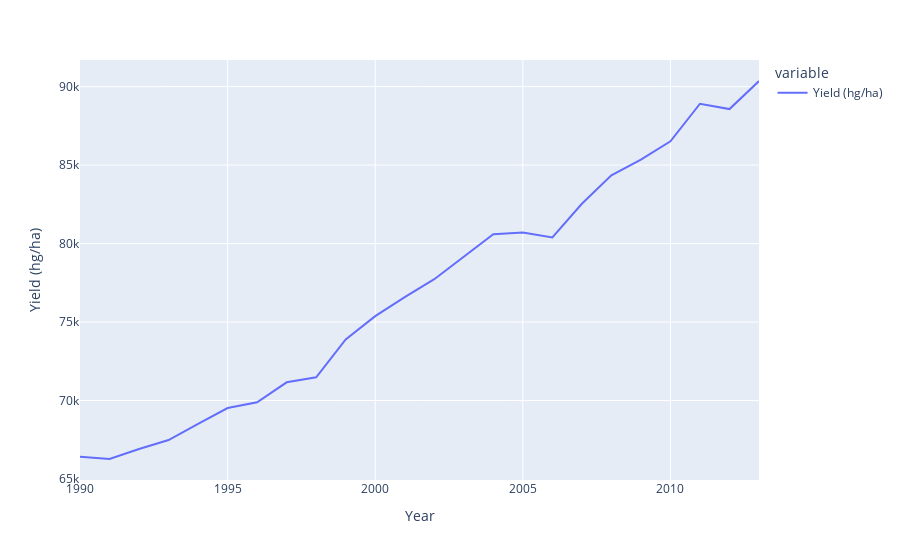
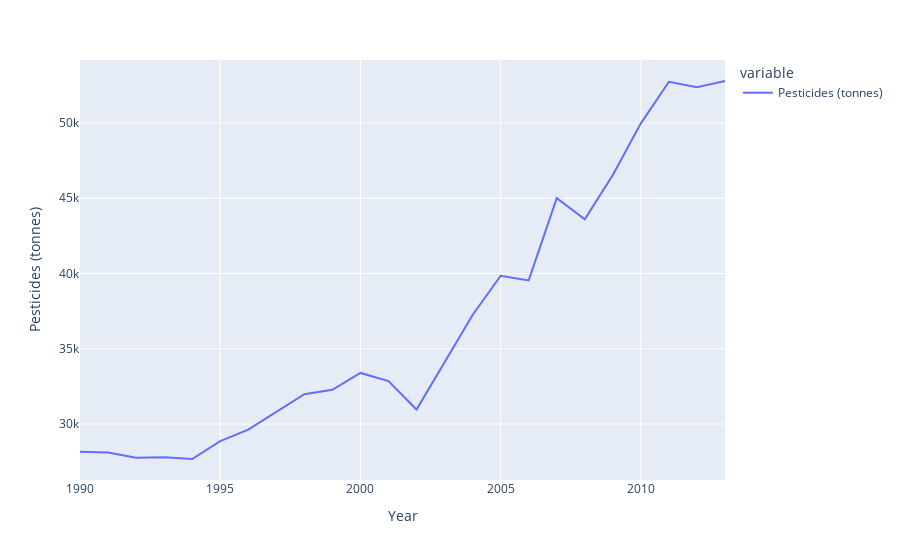
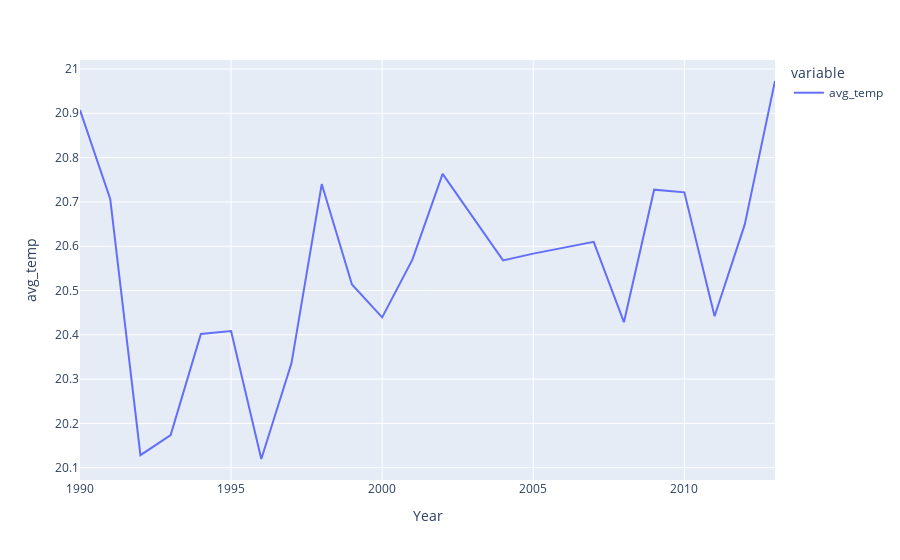

Notebook cell for these charts, in order:
### Code cell
f1.show()
f2.show()
f3.show()

### Figure 1 — Plotly figure (JSON) as saved in the notebook; plotly's stock layout.template omitted (floating-point values rounded to 4 significant figures)
{"data": [{"hovertemplate": "variable=Yield (hg/ha)<br>Year=%{x}<br>Yield (hg/ha)=%{y}<extra></extra>", "legendgroup": "Yield (hg/ha)", "line": {"color": "#636efa", "dash": "solid"}, "marker": {"symbol": "circle"}, "mode": "lines", "name": "Yield (hg/ha)", "orientation": "v", "showlegend": true, "type": "scatter", "x": [1990, 1991, 1992, 1993, 1994, 1995, 1996, 1997, 1998, 1999, 2000, 2001, 2002, 2004, 2005, 2006, 2007, 2008, 2009, 2010, 2011, 2012, 2013], "xaxis": "x", "y": [66410.0, 66270.0, 66920.0, 67480.0, 68520.0, 69520.0, 69890.0, 71160.0, 71480.0, 73900.0, 75380.0, 76590.0, 77730.0, 80590.0, 80700.0, 80390.0, 82530.0, 84340.0, 85350.0, 86510.0, 88910.0, 88570.0, 90360.0], "yaxis": "y"}], "layout": {"legend": {"title": {"text": "variable"}, "tracegroupgap": 0}, "margin": {"t": 60}, "xaxis": {"anchor": "y", "domain": [0, 1], "title": {"text": "Year"}}, "yaxis": {"anchor": "x", "domain": [0, 1], "title": {"text": "Yield (hg/ha)"}}}}

### Figure 2 — Plotly figure (JSON) as saved in the notebook; plotly's stock layout.template omitted (floating-point values rounded to 4 significant figures)
{"data": [{"hovertemplate": "variable=Pesticides (tonnes)<br>Year=%{x}<br>Pesticides (tonnes)=%{y}<extra></extra>", "legendgroup": "Pesticides (tonnes)", "line": {"color": "#636efa", "dash": "solid"}, "marker": {"symbol": "circle"}, "mode": "lines", "name": "Pesticides (tonnes)", "orientation": "v", "showlegend": true, "type": "scatter", "x": [1990, 1991, 1992, 1993, 1994, 1995, 1996, 1997, 1998, 1999, 2000, 2001, 2002, 2004, 2005, 2006, 2007, 2008, 2009, 2010, 2011, 2012, 2013], "xaxis": "x", "y": [28150.0, 28110.0, 27760.0, 27790.0, 27680.0, 28860.0, 29630.0, 30790.0, 31980.0, 32280.0, 33390.0, 32850.0, 30960.0, 37240.0, 39850.0, 39540.0, 45000.0, 43600.0, 46540.0, 49980.0, 52740.0, 52370.0, 52790.0], "yaxis": "y"}], "layout": {"legend": {"title": {"text": "variable"}, "tracegroupgap": 0}, "margin": {"t": 60}, "xaxis": {"anchor": "y", "domain": [0, 1], "title": {"text": "Year"}}, "yaxis": {"anchor": "x", "domain": [0, 1], "title": {"text": "Pesticides (tonnes)"}}}}

### Figure 3 — Plotly figure (JSON) as saved in the notebook; plotly's stock layout.template omitted (floating-point values rounded to 4 significant figures)
{"data": [{"hovertemplate": "variable=avg_temp<br>Year=%{x}<br>avg_temp=%{y}<extra></extra>", "legendgroup": "avg_temp", "line": {"color": "#636efa", "dash": "solid"}, "marker": {"symbol": "circle"}, "mode": "lines", "name": "avg_temp", "orientation": "v", "showlegend": true, "type": "scatter", "x": [1990, 1991, 1992, 1993, 1994, 1995, 1996, 1997, 1998, 1999, 2000, 2001, 2002, 2004, 2005, 2006, 2007, 2008, 2009, 2010, 2011, 2012, 2013], "xaxis": "x", "y": [20.91, 20.71, 20.13, 20.17, 20.4, 20.41, 20.12, 20.34, 20.74, 20.51, 20.44, 20.57, 20.76, 20.57, 20.58, 20.6, 20.61, 20.43, 20.73, 20.72, 20.44, 20.65, 20.97], "yaxis": "y"}], "layout": {"legend": {"title": {"text": "variable"}, "tracegroupgap": 0}, "margin": {"t": 60}, "xaxis": {"anchor": "y", "domain": [0, 1], "title": {"text": "Year"}}, "yaxis": {"anchor": "x", "domain": [0, 1], "title": {"text": "avg_temp"}}}}
